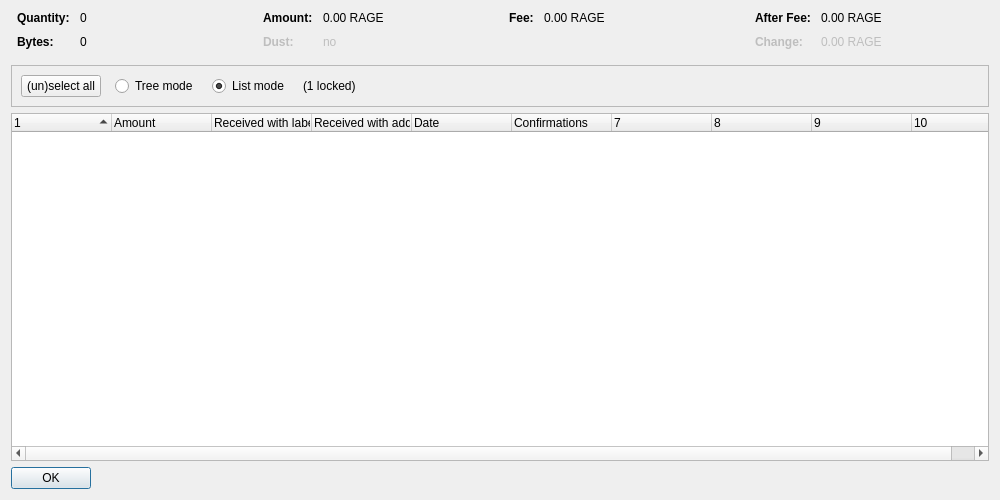
<?xml version="1.0" encoding="UTF-8"?>
<ui version="4.0">
 <class>CoinControlDialog</class>
 <widget class="QDialog" name="CoinControlDialog">
  <property name="geometry">
   <rect>
    <x>0</x>
    <y>0</y>
    <width>1000</width>
    <height>500</height>
   </rect>
  </property>
  <property name="windowTitle">
   <string>Coin Selection</string>
  </property>
  <layout class="QVBoxLayout" name="verticalLayout">
   <item>
    <layout class="QHBoxLayout" name="horizontalLayoutTop" stretch="0,0,0,0">
     <property name="topMargin">
      <number>0</number>
     </property>
     <property name="bottomMargin">
      <number>10</number>
     </property>
     <item>
      <layout class="QFormLayout" name="formLayoutCoinControl1">
       <property name="horizontalSpacing">
        <number>10</number>
       </property>
       <property name="verticalSpacing">
        <number>10</number>
       </property>
       <property name="leftMargin">
        <number>6</number>
       </property>
       <property name="rightMargin">
        <number>6</number>
       </property>
       <item row="0" column="0">
        <widget class="QLabel" name="labelCoinControlQuantityText">
         <property name="font">
          <font>
           <weight>75</weight>
           <bold>true</bold>
          </font>
         </property>
         <property name="text">
          <string>Quantity:</string>
         </property>
        </widget>
       </item>
       <item row="0" column="1">
        <widget class="QLabel" name="labelCoinControlQuantity">
         <property name="cursor">
          <cursorShape>IBeamCursor</cursorShape>
         </property>
         <property name="contextMenuPolicy">
          <enum>Qt::ActionsContextMenu</enum>
         </property>
         <property name="text">
          <string notr="true">0</string>
         </property>
         <property name="textInteractionFlags">
          <set>Qt::LinksAccessibleByMouse|Qt::TextSelectableByKeyboard|Qt::TextSelectableByMouse</set>
         </property>
        </widget>
       </item>
       <item row="1" column="0">
        <widget class="QLabel" name="labelCoinControlBytesText">
         <property name="font">
          <font>
           <weight>75</weight>
           <bold>true</bold>
          </font>
         </property>
         <property name="text">
          <string>Bytes:</string>
         </property>
        </widget>
       </item>
       <item row="1" column="1">
        <widget class="QLabel" name="labelCoinControlBytes">
         <property name="cursor">
          <cursorShape>IBeamCursor</cursorShape>
         </property>
         <property name="contextMenuPolicy">
          <enum>Qt::ActionsContextMenu</enum>
         </property>
         <property name="text">
          <string notr="true">0</string>
         </property>
         <property name="textInteractionFlags">
          <set>Qt::LinksAccessibleByMouse|Qt::TextSelectableByKeyboard|Qt::TextSelectableByMouse</set>
         </property>
        </widget>
       </item>
      </layout>
     </item>
     <item>
      <layout class="QFormLayout" name="formLayoutCoinControl2">
       <property name="horizontalSpacing">
        <number>10</number>
       </property>
       <property name="verticalSpacing">
        <number>10</number>
       </property>
       <property name="leftMargin">
        <number>6</number>
       </property>
       <property name="rightMargin">
        <number>6</number>
       </property>
       <item row="0" column="0">
        <widget class="QLabel" name="labelCoinControlAmountText">
         <property name="font">
          <font>
           <weight>75</weight>
           <bold>true</bold>
          </font>
         </property>
         <property name="text">
          <string>Amount:</string>
         </property>
        </widget>
       </item>
       <item row="0" column="1">
        <widget class="QLabel" name="labelCoinControlAmount">
         <property name="cursor">
          <cursorShape>IBeamCursor</cursorShape>
         </property>
         <property name="contextMenuPolicy">
          <enum>Qt::ActionsContextMenu</enum>
         </property>
         <property name="text">
          <string notr="true">0.00 RAGE</string>
         </property>
         <property name="textInteractionFlags">
          <set>Qt::LinksAccessibleByMouse|Qt::TextSelectableByKeyboard|Qt::TextSelectableByMouse</set>
         </property>
        </widget>
       </item>
       <item row="1" column="0">
        <widget class="QLabel" name="labelCoinControlLowOutputText">
         <property name="enabled">
          <bool>false</bool>
         </property>
         <property name="font">
          <font>
           <weight>75</weight>
           <bold>true</bold>
          </font>
         </property>
         <property name="text">
          <string>Dust:</string>
         </property>
        </widget>
       </item>
       <item row="1" column="1">
        <widget class="QLabel" name="labelCoinControlLowOutput">
         <property name="enabled">
          <bool>false</bool>
         </property>
         <property name="cursor">
          <cursorShape>IBeamCursor</cursorShape>
         </property>
         <property name="contextMenuPolicy">
          <enum>Qt::ActionsContextMenu</enum>
         </property>
         <property name="text">
          <string notr="true">no</string>
         </property>
         <property name="textInteractionFlags">
          <set>Qt::LinksAccessibleByMouse|Qt::TextSelectableByKeyboard|Qt::TextSelectableByMouse</set>
         </property>
        </widget>
       </item>
      </layout>
     </item>
     <item>
      <layout class="QFormLayout" name="formLayoutCoinControl3">
       <property name="horizontalSpacing">
        <number>10</number>
       </property>
       <property name="verticalSpacing">
        <number>10</number>
       </property>
       <property name="leftMargin">
        <number>6</number>
       </property>
       <property name="rightMargin">
        <number>6</number>
       </property>
       <item row="0" column="0">
        <widget class="QLabel" name="labelCoinControlFeeText">
         <property name="font">
          <font>
           <weight>75</weight>
           <bold>true</bold>
          </font>
         </property>
         <property name="text">
          <string>Fee:</string>
         </property>
        </widget>
       </item>
       <item row="0" column="1">
        <widget class="QLabel" name="labelCoinControlFee">
         <property name="cursor">
          <cursorShape>IBeamCursor</cursorShape>
         </property>
         <property name="contextMenuPolicy">
          <enum>Qt::ActionsContextMenu</enum>
         </property>
         <property name="text">
          <string notr="true">0.00 RAGE</string>
         </property>
         <property name="textInteractionFlags">
          <set>Qt::LinksAccessibleByMouse|Qt::TextSelectableByKeyboard|Qt::TextSelectableByMouse</set>
         </property>
        </widget>
       </item>
      </layout>
     </item>
     <item>
      <layout class="QFormLayout" name="formLayoutCoinControl4">
       <property name="horizontalSpacing">
        <number>10</number>
       </property>
       <property name="verticalSpacing">
        <number>10</number>
       </property>
       <property name="leftMargin">
        <number>6</number>
       </property>
       <property name="rightMargin">
        <number>6</number>
       </property>
       <item row="0" column="0">
        <widget class="QLabel" name="labelCoinControlAfterFeeText">
         <property name="font">
          <font>
           <weight>75</weight>
           <bold>true</bold>
          </font>
         </property>
         <property name="text">
          <string>After Fee:</string>
         </property>
        </widget>
       </item>
       <item row="0" column="1">
        <widget class="QLabel" name="labelCoinControlAfterFee">
         <property name="cursor">
          <cursorShape>IBeamCursor</cursorShape>
         </property>
         <property name="contextMenuPolicy">
          <enum>Qt::ActionsContextMenu</enum>
         </property>
         <property name="text">
          <string notr="true">0.00 RAGE</string>
         </property>
         <property name="textInteractionFlags">
          <set>Qt::LinksAccessibleByMouse|Qt::TextSelectableByKeyboard|Qt::TextSelectableByMouse</set>
         </property>
        </widget>
       </item>
       <item row="1" column="0">
        <widget class="QLabel" name="labelCoinControlChangeText">
         <property name="enabled">
          <bool>false</bool>
         </property>
         <property name="font">
          <font>
           <weight>75</weight>
           <bold>true</bold>
          </font>
         </property>
         <property name="text">
          <string>Change:</string>
         </property>
        </widget>
       </item>
       <item row="1" column="1">
        <widget class="QLabel" name="labelCoinControlChange">
         <property name="enabled">
          <bool>false</bool>
         </property>
         <property name="cursor">
          <cursorShape>IBeamCursor</cursorShape>
         </property>
         <property name="contextMenuPolicy">
          <enum>Qt::ActionsContextMenu</enum>
         </property>
         <property name="text">
          <string notr="true">0.00 RAGE</string>
         </property>
         <property name="textInteractionFlags">
          <set>Qt::LinksAccessibleByMouse|Qt::TextSelectableByKeyboard|Qt::TextSelectableByMouse</set>
         </property>
        </widget>
       </item>
      </layout>
     </item>
    </layout>
   </item>
   <item>
    <widget class="QFrame" name="frame">
     <property name="minimumSize">
      <size>
       <width>0</width>
       <height>40</height>
      </size>
     </property>
     <property name="frameShape">
      <enum>QFrame::StyledPanel</enum>
     </property>
     <property name="frameShadow">
      <enum>QFrame::Sunken</enum>
     </property>
     <layout class="QHBoxLayout" name="horizontalLayout">
      <item>
       <layout class="QHBoxLayout" name="horizontalLayoutPanel" stretch="0,0,0,0,0">
        <property name="spacing">
         <number>14</number>
        </property>
        <item>
         <widget class="QPushButton" name="pushButtonSelectAll">
          <property name="sizePolicy">
           <sizepolicy hsizetype="Maximum" vsizetype="Fixed">
            <horstretch>0</horstretch>
            <verstretch>0</verstretch>
           </sizepolicy>
          </property>
          <property name="text">
           <string>(un)select all</string>
          </property>
          <property name="autoDefault">
           <bool>false</bool>
          </property>
         </widget>
        </item>
        <item>
         <widget class="QRadioButton" name="radioTreeMode">
          <property name="sizePolicy">
           <sizepolicy hsizetype="Maximum" vsizetype="Fixed">
            <horstretch>0</horstretch>
            <verstretch>0</verstretch>
           </sizepolicy>
          </property>
          <property name="text">
           <string>Tree mode</string>
          </property>
         </widget>
        </item>
        <item>
         <widget class="QRadioButton" name="radioListMode">
          <property name="sizePolicy">
           <sizepolicy hsizetype="Maximum" vsizetype="Fixed">
            <horstretch>0</horstretch>
            <verstretch>0</verstretch>
           </sizepolicy>
          </property>
          <property name="text">
           <string>List mode</string>
          </property>
          <property name="checked">
           <bool>true</bool>
          </property>
         </widget>
        </item>
        <item>
         <widget class="QLabel" name="labelLocked">
          <property name="text">
           <string notr="true">(1 locked)</string>
          </property>
         </widget>
        </item>
        <item>
         <spacer name="horizontalSpacer">
          <property name="orientation">
           <enum>Qt::Horizontal</enum>
          </property>
          <property name="sizeHint" stdset="0">
           <size>
            <width>40</width>
            <height>20</height>
           </size>
          </property>
         </spacer>
        </item>
       </layout>
      </item>
     </layout>
    </widget>
   </item>
   <item>
    <widget class="CoinControlTreeWidget" name="treeWidget">
     <property name="contextMenuPolicy">
      <enum>Qt::CustomContextMenu</enum>
     </property>
     <property name="sortingEnabled">
      <bool>false</bool>
     </property>
     <property name="columnCount">
      <number>10</number>
     </property>
     <attribute name="headerShowSortIndicator" stdset="0">
      <bool>true</bool>
     </attribute>
     <attribute name="headerStretchLastSection">
      <bool>false</bool>
     </attribute>
     <column>
      <property name="text">
       <string/>
      </property>
     </column>
     <column>
      <property name="text">
       <string>Amount</string>
      </property>
     </column>
     <column>
      <property name="text">
       <string>Received with label</string>
      </property>
     </column>
     <column>
      <property name="text">
       <string>Received with address</string>
      </property>
     </column>
     <column>
      <property name="text">
       <string>Date</string>
      </property>
     </column>
     <column>
      <property name="text">
       <string>Confirmations</string>
      </property>
      <property name="toolTip">
       <string>Confirmed</string>
      </property>
     </column>
     <column>
      <property name="text">
       <string/>
      </property>
     </column>
     <column>
      <property name="text">
       <string/>
      </property>
     </column>
     <column>
      <property name="text">
       <string/>
      </property>
     </column>
     <column>
      <property name="text">
       <string/>
      </property>
     </column>
    </widget>
   </item>
   <item>
    <widget class="QDialogButtonBox" name="buttonBox">
     <property name="sizePolicy">
      <sizepolicy hsizetype="Maximum" vsizetype="Fixed">
       <horstretch>0</horstretch>
       <verstretch>0</verstretch>
      </sizepolicy>
     </property>
     <property name="orientation">
      <enum>Qt::Horizontal</enum>
     </property>
     <property name="standardButtons">
      <set>QDialogButtonBox::Ok</set>
     </property>
    </widget>
   </item>
  </layout>
 </widget>
 <customwidgets>
  <customwidget>
   <class>CoinControlTreeWidget</class>
   <extends>QTreeWidget</extends>
   <header>coincontroltreewidget.h</header>
  </customwidget>
 </customwidgets>
 <resources/>
 <connections/>
</ui>
